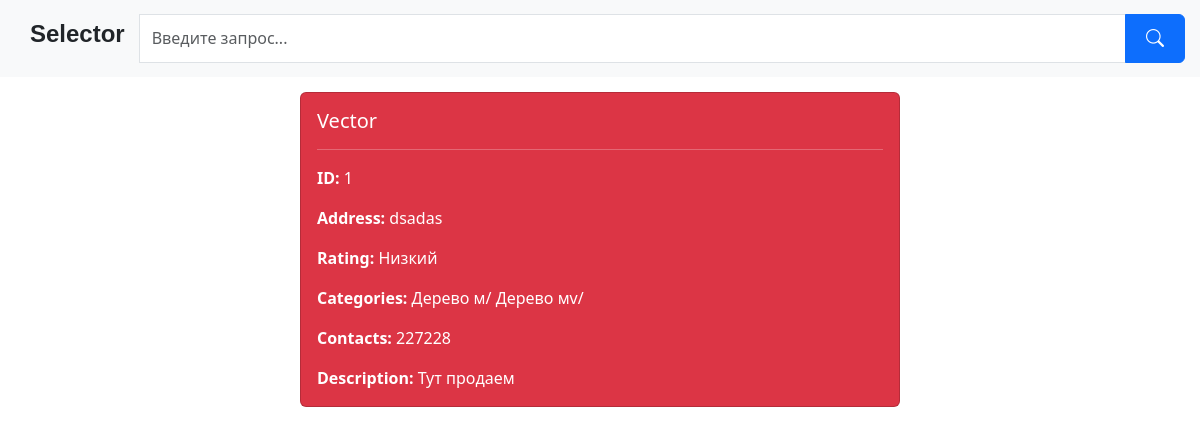
The app's page /supplier_detail/1/ with its own data.
### App/models/supplier_card.py (models this page shows, shortened)
class SupplierCard(models.Model):
    id = models.AutoField(primary_key=True)
    name = models.CharField(max_length=100, verbose_name="Наименование карточки поставщика",
        unique=True,
        error_messages={
            'unique': "Поставщик с таким наименованием уже существует!"
        })
    address = models.CharField(max_length=255, verbose_name="Адрес поставщика")
    rating_choices = (
        ('low', 'Низкий'),
        ('medium', 'Средний'),
        ('high', 'Высокий')
    )
    rating = models.CharField(max_length=10, choices=rating_choices, verbose_name="Ценовой рейтинг поставщика")
    categories = models.ManyToManyField('Category', verbose_name="Категория")
    contacts = models.CharField(max_length=150, default=' ', verbose_name="Контактная информация")
    description = models.TextField(verbose_name="Описание")
    created_at = models.DateTimeField(auto_now_add=True)
    objects = models.Manager()
    class Meta:
        verbose_name = "Карточка поставщика"
        verbose_name_plural = "Карточка поставщика"

### App/models/category.py (models this page shows)
class Category(models.Model):
    id = models.AutoField(primary_key=True)
    name = models.CharField(max_length=100, verbose_name="Наименование категории",
        unique=True,
        error_messages={
            'unique': "Категория с таким наименованием уже существует!"
        })
    parent_category_id = models.ForeignKey('self', null=True, blank=True, on_delete=models.CASCADE)
    objects = models.Manager()
    def __str__(self):
        return self.name
    class Meta:
        verbose_name = "Категория"
        verbose_name_plural = "Категория"

### App/views/supplier_card.py (the view)
# urls.py: path('supplier_detail/<int:supplier_id>/', views.supplier_detail, name='supplier_detail'),
def supplier_detail(request, supplier_id):
    if request.method == 'GET':
        supplier_card = SupplierCard.objects.get(id=supplier_id)
        return render(request, 'supcard/supcard.html', {'supplier_card':supplier_card})

### App/templates/supcard/supcard.html
{% extends 'base.html' %}
{% block content %}
          <div class="col-md-6 mx-auto">
            <div class="card mb-3 {% if supplier_card.rating == 'low' %}bg-danger{% elif supplier_card.rating == 'medium' %}bg-warning{% else %}bg-success{% endif %} text-white">
              <div class="card-body">
                <h5 class="card-title">{{ supplier_card.name }}</h5>
                <hr class="bg-white">
                <p class="card-text"><strong>ID:</strong> {{ supplier_card.id }}</p>
                <p class="card-text"><strong>Address:</strong> {{ supplier_card.address }}</p>
                <p class="card-text"><strong>Rating:</strong> {{ supplier_card.get_rating_display }}</p>
                <p class="card-text"><strong>Categories:</strong> {% for categ in supplier_card.categories.all  %} {{categ}}/ {% endfor %}</p>
                <p class="card-text"><strong>Contacts:</strong> {{ supplier_card.contacts }}</p>
                <p class="card-text"><strong>Description:</strong> {{ supplier_card.description }}</p>
              </div>
            </div>
          </div>
{% endblock %}

### records on screen
SupplierCard: name "Vector", id "1", address "dsadas", rating "Низкий", contacts "227228", description "Тут продаем"
Category: name "Дерево м"
Category: name "Дерево мv"
